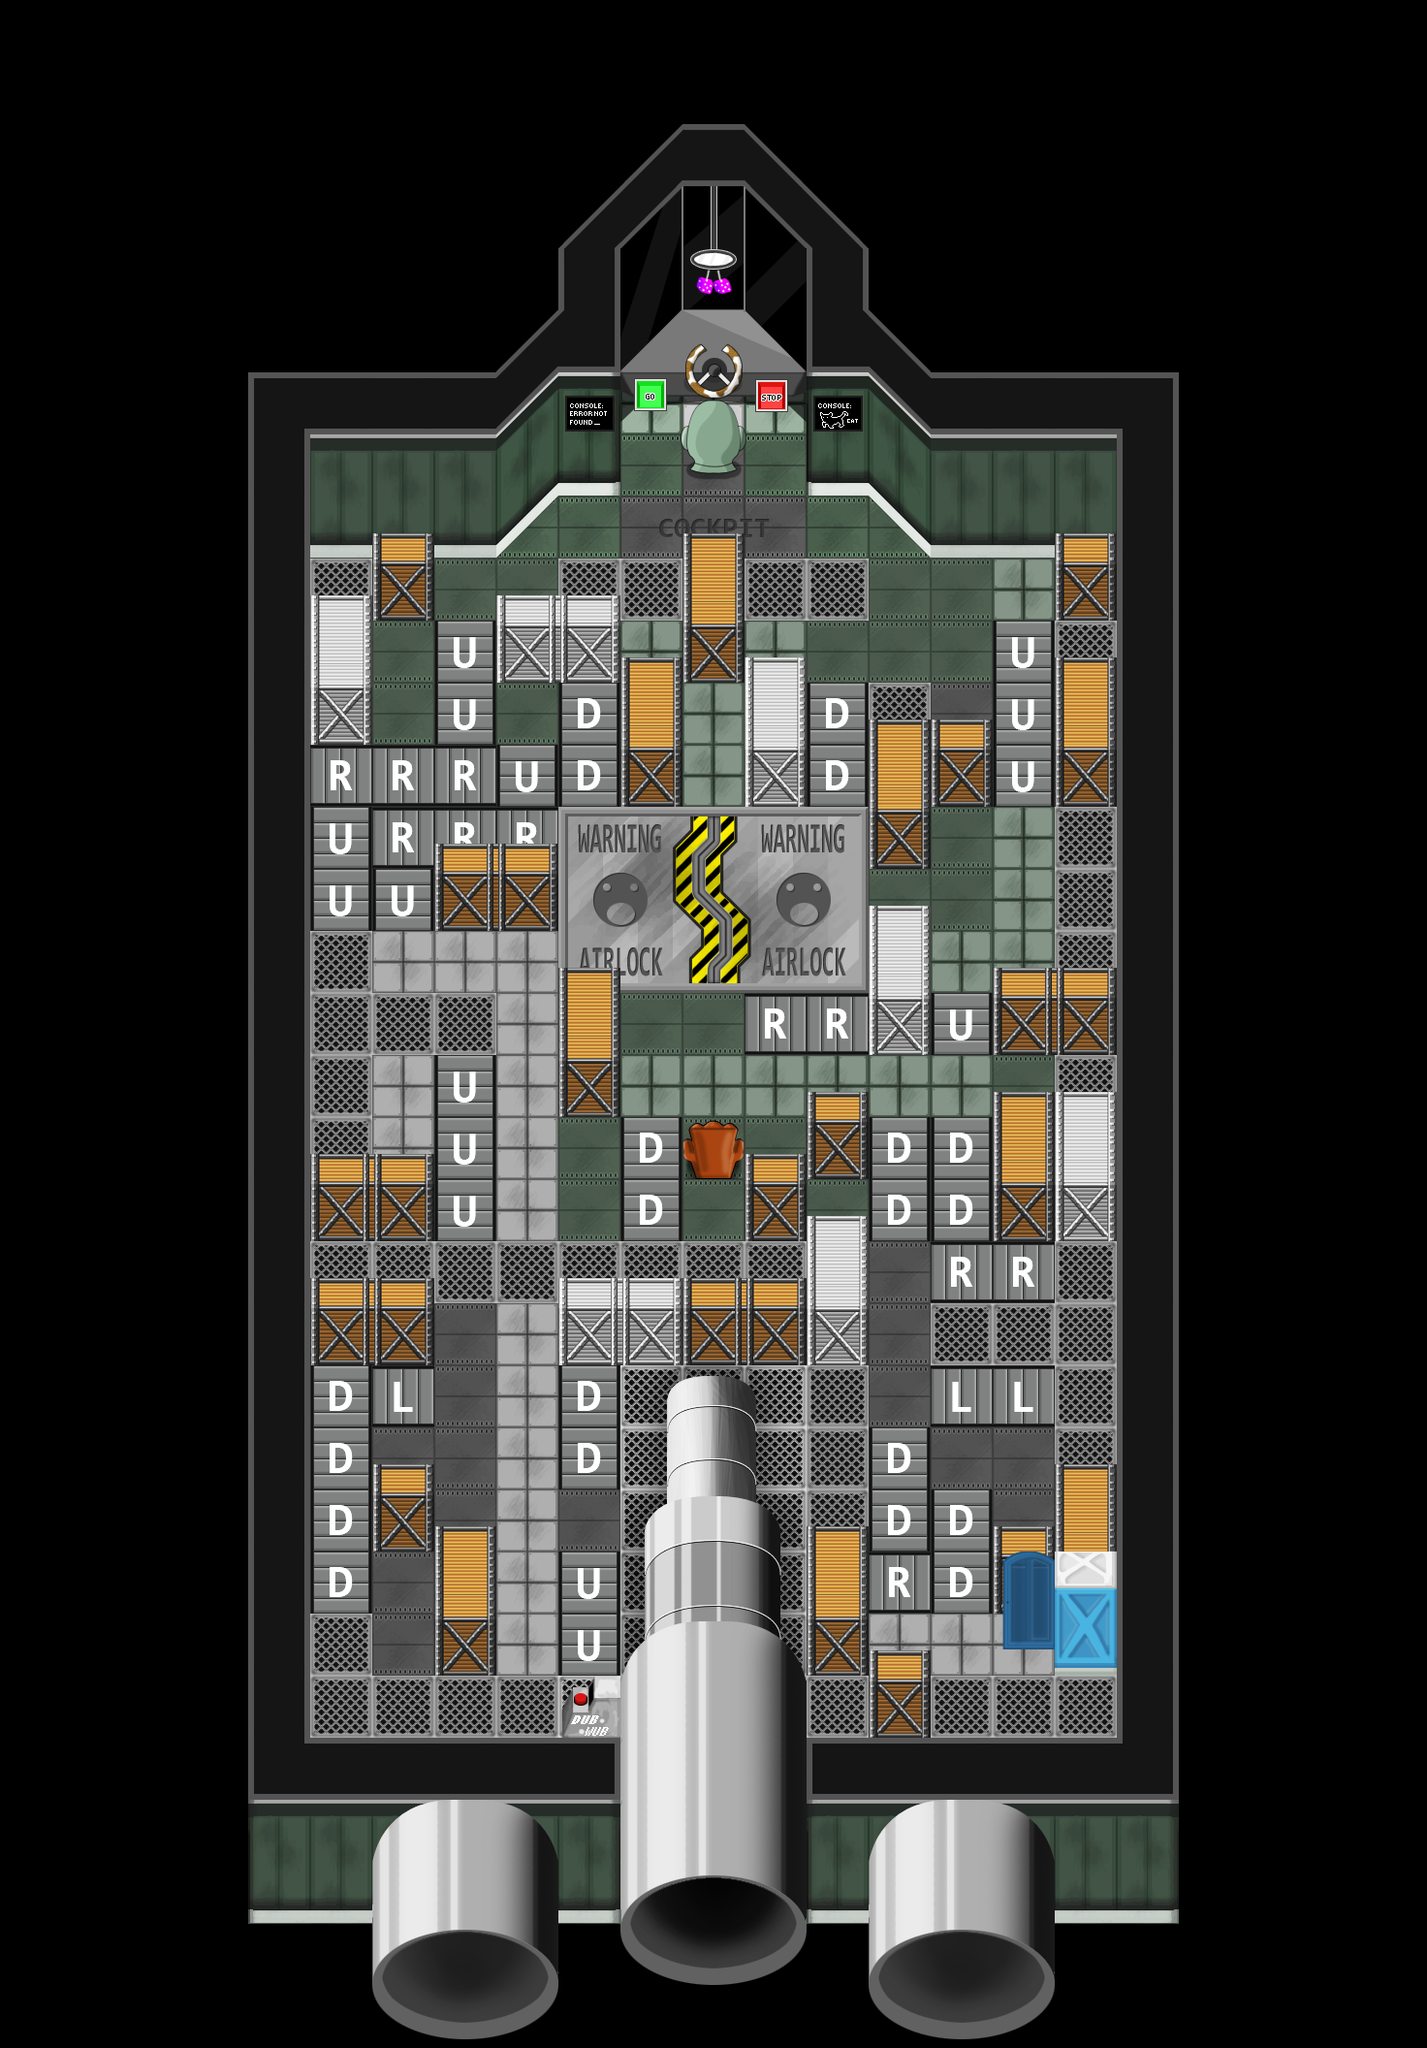

Below is a game level as drawn by its tile map, then a one-line description and the .tmx that defines it (tile-layer data replaced by summaries):
An orthogonal 23x33 tile map with 64x64 px tiles, 3 tile layers (Tile Layer 1, Tile Layer 3, Tile Layer 2), 2 tilesets and 14 objects (airlock, dolly2, dolly3, dolly1, dolly5, ...).

<map version="1.0" orientation="orthogonal" width="23" height="33" tilewidth="64" tileheight="64">
 <tileset firstgid="1" name="ADHD_Tileset" tilewidth="64" tileheight="64">
  <image source="ADHD_Tileset.png" width="1024" height="1024" />
 </tileset>
 <tileset firstgid="257" name="ADHD_ObjectAtlas" tilewidth="64" tileheight="64">
  <image source="ADHD_ObjectAtlas.png" width="1024" height="1024" />
 </tileset>
 <layer name="Tile Layer 1" width="23" height="33">
  <data>[759 cells, 418 non-empty, 123 distinct tile ids]</data>
 </layer>
 <objectgroup name="Object Layer 1" width="23" height="33">
  <object name="airlock" x="576" y="832" width="320" height="192" />
  <object name="dolly2" gid="353" x="896" y="704" />
  <object name="dolly3" gid="353" x="960" y="1024" />
  <object name="dolly1" gid="353" x="576" y="640" />
  <object name="dolly5" gid="353" x="1088" y="1408" />
  <object name="dolly4" gid="353" x="896" y="1408" />
  <object name="stop_action" gid="78" x="768" y="448" />
  <object name="go_action" gid="76" x="640" y="448" />
  <object name="potty_action" gid="7" x="1152" y="1728" />
  <object name="dolly6" gid="353" x="512" y="1472" />
  <object name="dubstep_action" gid="70" x="576" y="1792" />
  <object name="dolly7" gid="353" x="1088" y="1792" />
  <object name="dolly8" gid="353" x="448" y="1408" />
  <object name="dolly9" gid="353" x="448" y="1024" />
 </objectgroup>
 <layer name="Tile Layer 3" width="23" height="33">
  <data>[759 cells, 15 non-empty, 15 distinct tile ids]</data>
 </layer>
 <layer name="Tile Layer 2" width="23" height="33">
  <data>[759 cells, 38 non-empty, 8 distinct tile ids]</data>
 </layer>
</map>